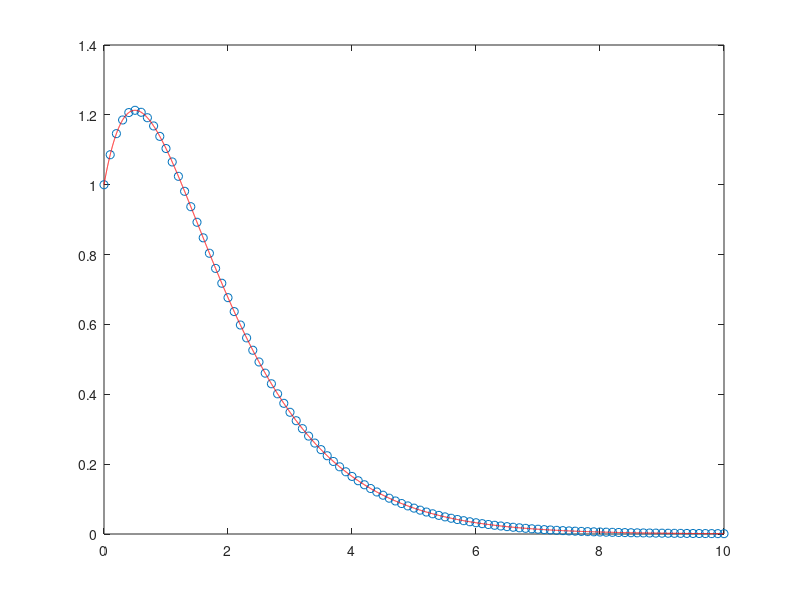

Write MATLAB code to recreate this figure.
clc
clearvars

yp=1;y=1;dx=0.1;x=0:dx:10;
    
for i=1:length(x)-1
    
    fp(i)=yp(i);
    f(i)=-2.*fp(i)-y(i);
    ye12(i)=y(i)+0.5.*dx.*fp(i);
    ype12(i)=yp(i)+0.5.*dx.*f(i);
    
    fp12(i)=ype12(i);
    f12(i)=-2.*fp12(i)-ye12(i);
    yee12(i)=y(i)+0.5.*dx.*fp12(i);
    ypee12(i)=yp(i)+0.5.*dx.*f12(i);
    
    ffp12(i)=ypee12(i);
    ff12(i)=-2.*ffp12(i)-yee12(i);
    ye1(i)=y(i)+dx.*ffp12(i);
    ype1(i)=yp(i)+dx.*ff12(i);
    
    fp1(i)=ype1(i);
    f1(i)=-2.*fp1(i)-ye1(i);
    
    fpbar(i)=(fp(i)+2.*fp12(i)+2.*ffp12(i)+fp1(i))./6;
    fbar(i)=(f(i)+2.*f12(i)+2.*ff12(i)+f1(i))./6;
    
    yp(i+1)=yp(i)+dx.*fbar(i);
    y(i+1)=y(i)+dx.*fpbar(i);
    
end
xx=0:dx./100:10;
yt=(1+2.*xx).*exp(-xx);

plot(x,y,'o',xx,yt,'r')